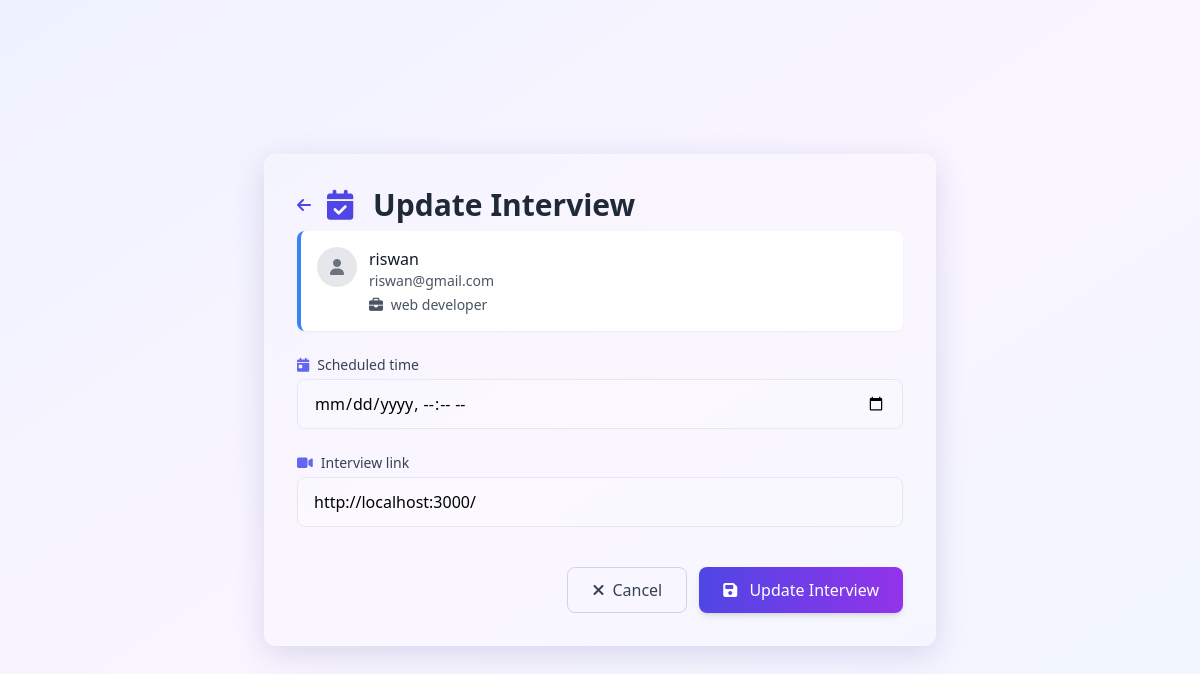
Screenshot of /jobs/jobs/1/1/applications/1/interview/2/ (signed in) with the database file from the repository.
### jobs/models.py (models this page shows, shortened)
class JobPosting(models.Model):
    organization = models.ForeignKey(Organization, on_delete=models.CASCADE, related_name='job_postings')
    title = models.CharField(max_length=255)
    description = models.TextField()
    required_qualifications = models.TextField()
    required_skills = models.ManyToManyField(Skill, blank=True)  # Use the same Skill model
    location = models.CharField(max_length=100)
    posted_on = models.DateTimeField(auto_now_add=True)
    application_deadline = models.DateTimeField()
    job_post_image = models.ImageField(upload_to='job_images/', blank=True, null=True)
    posted_by = models.ForeignKey(User,on_delete=models.SET_NULL,null=True,related_name='posted_jobs')

### interviews/models.py (models this page shows)
class Interview(models.Model):
    job_application = models.ForeignKey(JobApplication, on_delete=models.CASCADE, related_name='interviews')
    scheduled_time = models.DateTimeField()
    interview_link = models.URLField()

### jobs/views.py (the view)
# urls.py: path('jobs/<int:org_id>/<int:job_id>/applications/<int:application_id>/interview/<int:interview_id>/', views.manage_interview, name='update_interview'),
@login_required
def manage_interview(request, org_id, job_id, application_id, interview_id=None):
    organization = get_object_or_404(Organization, id=org_id)
    job_posting = get_object_or_404(JobPosting, id=job_id, organization=organization)
    job_application = get_object_or_404(JobApplication, id=application_id, job=job_posting)
    can_manage = False
    if request.user == organization.user:
        can_manage = True
    else:
        hr_role = OrganizationHR.objects.filter(
            user=request.user,
            organization=organization,
            is_active=True,
            can_manage_applications=True
        ).first()
        if hr_role:
            can_manage = True
    if not can_manage:
        return redirect('job_posting_detail', org_id=org_id, pk=job_id)
    if interview_id:  # Update an existing interview
        interview = get_object_or_404(Interview, id=interview_id, job_application=job_application)
        form = InterviewForm(request.POST or None, instance=interview)
    else:  # Create a new interview
        form = InterviewForm(request.POST or None, initial={'job_application': job_application})
    if request.method == 'POST' and form.is_valid():
        interview = form.save(commit=False)
        interview.job_application = job_application  # Ensure the application is set
        interview.save()
        return redirect('job_posting_detail', org_id=org_id, pk=job_id)
    return render(request, 'jobs/manage_interview.html', {
        'organization': organization,
        'job_posting': job_posting,
        'job_application': job_application,
        'form': form,
        'interview': interview if interview_id else None,
        'applicant': job_application.applicant
    })

### interviews/forms.py
class InterviewForm(forms.ModelForm):
    def __init__(self, *args, **kwargs):
        super().__init__(*args, **kwargs)
        if 'job_application' in self.fields:
            del self.fields['job_application']
    class Meta:
        model = Interview
        fields = ['scheduled_time', 'interview_link']  # Only include existing fields
        widgets = {
            'scheduled_time': forms.DateTimeInput(attrs={'type': 'datetime-local'}),
        }

### jobs/templates/jobs/manage_interview.html (shortened to what this page needs)
{% load static tailwind_tags %}
<!DOCTYPE html>
<html lang="en">
<head>
    {% tailwind_css %}
    <link rel="stylesheet" href="https://cdnjs.cloudflare.com/ajax/libs/font-awesome/6.4.0/css/all.min.css">
</head>
<body class="min-h-screen bg-gradient-to-br from-indigo-50 via-purple-50 to-blue-50 flex items-center justify-center p-4" x-data="{ isSubmitting: false }">
    <div class="w-full max-w-2xl animate-fade-in">
        <div class="glass-card rounded-xl p-8 shadow-xl">
            <div class="flex items-center mb-2">
                <a href="{% url 'job_posting_detail' org_id=organization.id pk=job_posting.id %}"
                   class="mr-4 text-indigo-600 hover:text-indigo-800 transition-colors">
                    <i class="fas fa-arrow-left"></i>
                </a>
                <h2 class="text-3xl font-bold text-gray-800">
                    <i class="fas fa-calendar-check mr-3 text-indigo-600"></i>
                    {% if interview %}Update Interview{% else %}Schedule New Interview{% endif %}
                </h2>
            </div>
            <div class="bg-white rounded-lg shadow-sm p-4 mb-6 border-l-4 border-blue-500">
                <div class="flex items-start space-x-3">
                    <div class="flex-shrink-0">
                        {% if applicant.profile.profile_image %}
                            <img class="h-10 w-10 rounded-full object-cover"
                                 src="{{ applicant.profile.profile_image.url }}"
                                 alt="{{ applicant.username }}">
                        {% else %}
                            <div class="h-10 w-10 rounded-full bg-gray-200 flex items-center justify-center">
                                <i class="fas fa-user text-gray-500"></i>
                            </div>
                        {% endif %}
                    </div>
                    <div class="flex-1 min-w-0">
                        <h3 class="font-medium text-gray-900">
                            {{ applicant.get_full_name|default:applicant.username }}
                        </h3>
                        <p class="text-sm text-gray-600">{{ applicant.email }}</p>
                        <p class="text-sm text-gray-600 mt-1">
                            <i class="fas fa-briefcase mr-1"></i> {{ job_posting.title }}
                        </p>
                    </div>
                </div>
            </div>
            <form method="post" class="space-y-6">
                {% for field in form %}
                <div class="group relative">
                    <label for="{{ field.id_for_label }}" class="block text-sm font-medium text-gray-700 mb-1 flex items-center">
                        <i class="fas
                            {% if field.name == 'scheduled_time' %}fa-calendar-day
                            {% elif field.name == 'interview_link' %}fa-video
                            {% elif field.name == 'status' %}fa-tasks
                            {% elif field.name == 'notes' %}fa-file-alt
                            {% else %}fa-info-circle{% endif %}
                            mr-2 text-indigo-500"></i>
                        {{ field.label }}
                    </label>
                    {% if field.field.widget.input_type == 'select' %}
                    <div class="relative">
                        <select name="{{ field.name }}" id="{{ field.id_for_label }}"
                            class="input-glass w-full px-4 py-3 rounded-lg border border-gray-200 focus:border-indigo-300 focus:ring focus:ring-indigo-200 focus:ring-opacity-50 transition-all">
                            {% for choice in field.field.choices %}
                                <option value="{{ choice.0 }}" {% if field.value == choice.0 %}selected{% endif %}>{{ choice.1 }}</option>
                            {% endfor %}
                        </select>
                        <div class="absolute right-3 top-3 text-gray-400 pointer-events-none">
                            <i class="fas fa-chevron-down"></i>
                        </div>
                    </div>
                    {% elif field.field.widget.input_type == 'datetime-local' %}
                    <div class="relative">
                        <input type="datetime-local" name="{{ field.name }}" id="{{ field.id_for_label }}"
                            value="{{ field.value|default:'' }}"
                            class="input-glass w-full px-4 py-3 rounded-lg border border-gray-200 focus:border-indigo-300 focus:ring focus:ring-indigo-200 focus:ring-opacity-50 transition-all">
                    </div>
                    {% elif field.field.widget.input_type == 'textarea' %}
                    <textarea name="{{ field.name }}" id="{{ field.id_for_label }}" rows="4"
                        class="input-glass w-full px-4 py-3 rounded-lg border border-gray-200 focus:border-indigo-300 focus:ring focus:ring-indigo-200 focus:ring-opacity-50 transition-all">{{ field.value|default:'' }}</textarea>
                    {% else %}
                    <input type="{{ field.field.widget.input_type }}" name="{{ field.name }}" id="{{ field.id_for_label }}"
                        value="{{ field.value|default:'' }}"
                        class="input-glass w-full px-4 py-3 rounded-lg border border-gray-200 focus:border-indigo-300 focus:ring focus:ring-indigo-200 focus:ring-opacity-50 transition-all">
                    {% endif %}
                </div>
                {% endfor %}
                <div class="pt-4 flex justify-end space-x-3">
                    <a href="{% url 'job_posting_detail' org_id=organization.id pk=job_posting.id %}"
                       class="px-6 py-2.5 rounded-lg border border-gray-300 text-gray-700 hover:bg-gray-50 transition-colors">
                        <i class="fas fa-times mr-2"></i>Cancel
                    </a>
                    <button type="submit"
                        class="px-6 py-2.5 rounded-lg bg-gradient-to-r from-indigo-600 to-purple-600 text-white hover:from-indigo-700 hover:to-purple-700 shadow-md hover:shadow-lg transition-all">
                        <i class="fas fa-save mr-2"></i>
                        {% if interview %}Update{% else %}Create{% endif %} Interview
                    </button>
                </div>
            </form>
        </div>
    </div>
</body>
</html>

### jobs/templates/jobs/manage_interview.html (style rules this page uses)
.animate-fade-in { animation: fadeIn 0.6s ease-out forwards; }
.glass-card { background: rgba(255, 255, 255, 0.15); backdrop-filter: blur(12px); -webkit-backdrop-filter: blur(12px); border: 1px solid rgba(255, 255, 255, 0.18); box-shadow: 0 8px 32px 0 rgba(31, 38, 135, 0.15); }
.input-glass { background: rgba(255, 255, 255, 0.1); backdrop-filter: blur(5px); -webkit-backdrop-filter: blur(5px); }

### rows the page displays
JobPosting: title "web developer"
Interview: interview_link "http://localhost:3000/"

### other values shown
{{ applicant.get_full_name|default:applicant.username }} "riswan"
{{ applicant.email }} "riswan@gmail.com"
{{ field.label }} "Scheduled time" "Interview link"
